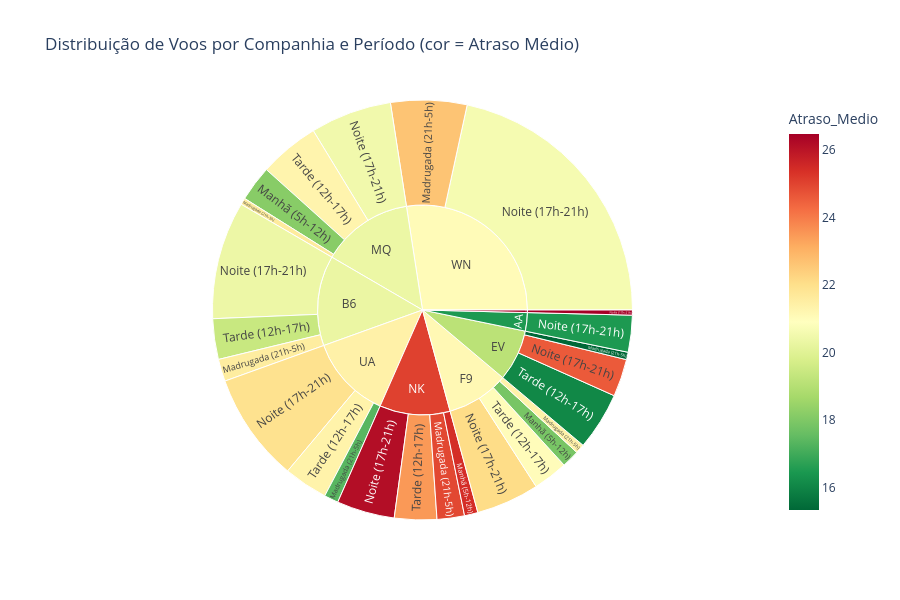

Write notebook code for a chart like this one.
### Code cell
# 4.5 Análise de Padrões Combinados (Interativo)
print('='*60)
print('ANÁLISE INTERATIVA: ATRASO POR COMPANHIA, MÊS E PERÍODO')
print('='*60)

# Agregar dados por companhia, mês e período
pattern_data = df_valid.groupby(['AIRLINE', 'MONTH_NAME', 'PERIOD']).agg({
    'ARRIVAL_DELAY': 'mean',
    'IS_DELAYED': 'mean',
    'FLIGHT_NUMBER': 'count'
}).reset_index()
pattern_data.columns = ['Companhia', 'Mes', 'Periodo', 'Atraso_Medio', 'Taxa_Atraso', 'Total_Voos']
pattern_data = pattern_data[pattern_data['Atraso_Medio'] >= 15]
pattern_data['Taxa_Atraso'] = (pattern_data['Taxa_Atraso'] * 100).round(2)

# Sunburst chart
fig = px.sunburst(pattern_data, 
                  path=['Companhia', 'Periodo'], 
                  values='Total_Voos',
                  color='Atraso_Medio',
                  color_continuous_scale='RdYlGn_r',
                  title='Distribuição de Voos por Companhia e Período (cor = Atraso Médio)')
fig.update_layout(height=600)
fig.show()

### Figure 1 — Plotly figure (JSON) as saved in the notebook; plotly's stock layout.template omitted (floating-point values rounded to 4 significant figures)
{"data": [{"branchvalues": "total", "customdata": [[16.49], [20.37], [21.56], [19.43], [15.34], [24.58], [16.07], [22.09], [21.38], [17.88], [21.02], [21.64], [18.15], [20.5], [21.29], [24.92], [26.15], [23.49], [25.42], [21.94], [17.36], [21.34], [26.47], [22.64], [20.61], [16.49], [20.3], [19.13], [21.14], [20.35], [25.05], [21.39], [26.47], [21.04]], "domain": {"x": [0, 1], "y": [0, 1]}, "hovertemplate": "labels=%{label}<br>Total_Voos=%{value}<br>parent=%{parent}<br>id=%{id}<br>Atraso_Medio=%{color}<extra></extra>", "ids": ["AA/Noite (17h-21h)", "B6/Noite (17h-21h)", "B6/Madrugada (21h-5h)", "B6/Tarde (12h-17h)", "EV/Madrugada (21h-5h)", "EV/Noite (17h-21h)", "EV/Tarde (12h-17h)", "F9/Noite (17h-21h)", "F9/Madrugada (21h-5h)", "F9/Manhã (5h-12h)", "F9/Tarde (12h-17h)", "MQ/Madrugada (21h-5h)", "MQ/Manhã (5h-12h)", "MQ/Noite (17h-21h)", "MQ/Tarde (12h-17h)", "NK/Madrugada (21h-5h)", "NK/Noite (17h-21h)", "NK/Tarde (12h-17h)", "NK/Manhã (5h-12h)", "UA/Noite (17h-21h)", "UA/Madrugada (21h-5h)", "UA/Tarde (12h-17h)", "VX/Noite (17h-21h)", "WN/Madrugada (21h-5h)", "WN/Noite (17h-21h)", "AA", "B6", "EV", "F9", "MQ", "NK", "UA", "VX", "WN"], "labels": ["Noite (17h-21h)", "Noite (17h-21h)", "Madrugada (21h-5h)", "Tarde (12h-17h)", "Madrugada (21h-5h)", "Noite (17h-21h)", "Tarde (12h-17h)", "Noite (17h-21h)", "Madrugada (21h-5h)", "Manhã (5h-12h)", "Tarde (12h-17h)", "Madrugada (21h-5h)", "Manhã (5h-12h)", "Noite (17h-21h)", "Tarde (12h-17h)", "Madrugada (21h-5h)", "Noite (17h-21h)", "Tarde (12h-17h)", "Manhã (5h-12h)", "Noite (17h-21h)", "Madrugada (21h-5h)", "Tarde (12h-17h)", "Noite (17h-21h)", "Madrugada (21h-5h)", "Noite (17h-21h)", "AA", "B6", "EV", "F9", "MQ", "NK", "UA", "VX", "WN"], "marker": {"coloraxis": "coloraxis", "colors": [16.49, 20.37, 21.56, 19.43, 15.34, 24.58, 16.07, 22.09, 21.38, 17.88, 21.02, 21.64, 18.15, 20.5, 21.29, 24.92, 26.15, 23.49, 25.42, 21.94, 17.36, 21.34, 26.47, 22.64, 20.61, 16.49, 20.3, 19.13, 21.14, 20.35, 25.05, 21.39, 26.47, 21.04]}, "name": "", "parents": ["AA", "B6", "B6", "B6", "EV", "EV", "EV", "F9", "F9", "F9", "F9", "MQ", "MQ", "MQ", "MQ", "NK", "NK", "NK", "NK", "UA", "UA", "UA", "VX", "WN", "WN", "", "", "", "", "", "", "", "", ""], "type": "sunburst", "values": [10050.0, 32100.0, 6065.0, 11060.0, 2021.0, 10240.0, 15760.0, 17200.0, 2541.0, 4835.0, 9468.0, 1821.0, 9719.0, 22180.0, 16420.0, 7472.0, 15790.0, 11530.0, 3666.0, 29770.0, 3881.0, 12010.0, 1388.0, 20760.0, 76460.0, 10050.0, 49220.0, 28030.0, 34050.0, 50140.0, 38460.0, 45660.0, 1388.0, 97220.0]}], "layout": {"coloraxis": {"colorbar": {"title": {"text": "Atraso_Medio"}}, "colorscale": [[0, "rgb(0,104,55)"], [0.1, "rgb(26,152,80)"], [0.2, "rgb(102,189,99)"], [0.3, "rgb(166,217,106)"], [0.4, "rgb(217,239,139)"], [0.5, "rgb(255,255,191)"], [0.6, "rgb(254,224,139)"], [0.7, "rgb(253,174,97)"], [0.8, "rgb(244,109,67)"], [0.9, "rgb(215,48,39)"], [1, "rgb(165,0,38)"]]}, "height": 600, "legend": {"tracegroupgap": 0}, "title": {"text": "Distribuição de Voos por Companhia e Período (cor = Atraso Médio)"}}}
